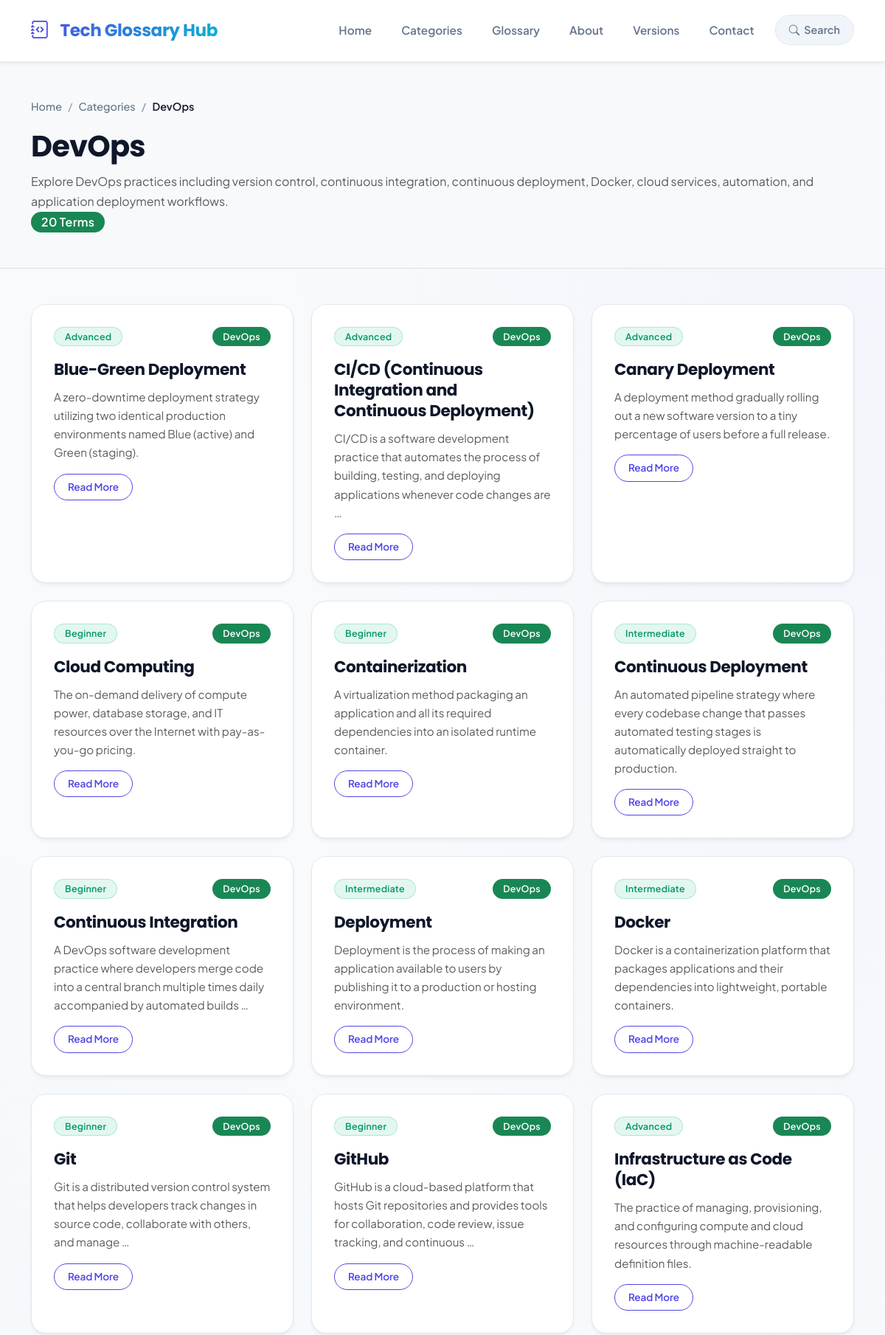
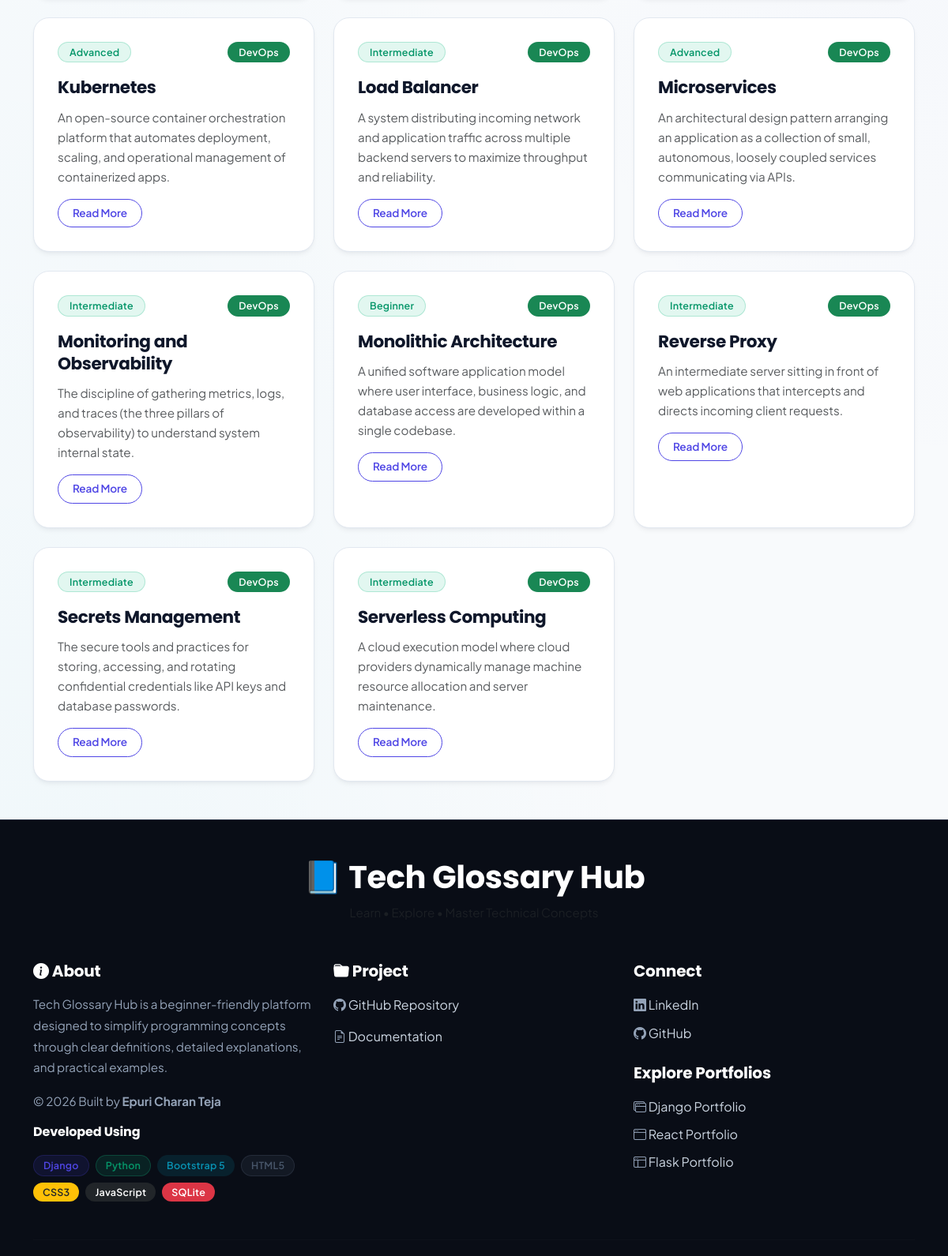
/categories/devops/ (upper part), run on the app's committed database (2 pictures, top to bottom).
### glossary/models.py (models this page shows, shortened)
class Category(models.Model):
    name = models.CharField(max_length=100, unique=True)
    slug = models.SlugField(unique=True, blank=True)
    description = models.TextField()
    icon = models.CharField(
        max_length=50,
        blank=True,
        help_text="Bootstrap Icons class name (e.g. bi-code-slash)"
    )
    color = models.CharField(
        max_length=20,
        default="#0d6efd",
        help_text="Hex color code"
    )
    created_at = models.DateTimeField(auto_now_add=True)
    updated_at = models.DateTimeField(auto_now=True)
    class Meta:
        ordering = ["name"]
        verbose_name_plural = "Categories"

class GlossaryTerm(models.Model):
    category = models.ForeignKey(
        Category,
        on_delete=models.CASCADE,
        related_name="terms"
    )
    title = models.CharField(max_length=200, unique=True)
    slug = models.SlugField(
        unique=True,
        blank=True
    )
    definition = models.TextField()
    explanation = models.TextField()
    example = models.TextField()
    difficulty = models.CharField(
        max_length=20,
        choices=DifficultyChoices.choices,
        default=DifficultyChoices.BEGINNER
    )
    is_featured = models.BooleanField(default=False)
    created_at = models.DateTimeField(auto_now_add=True)
    updated_at = models.DateTimeField(auto_now=True)
    class Meta:
        ordering = ["title"]

### glossary/views.py (the view)
def category_detail(request, slug):
    category = get_object_or_404(
        Category,
        slug=slug
    )
    terms = (
        GlossaryTerm.objects
        .select_related("category")
        .filter(category=category)
    )
    context = {
        "category": category,
        "terms": terms,
    }
    return render(
        request,
        "glossary/category_detail.html",
        context
    )

### templates/glossary/category_detail.html (shortened to what this page needs)
{% extends "glossary/base.html" %}
{% block content %}
<section class="bg-light py-5 border-bottom">
    <div class="container">
        <nav aria-label="breadcrumb">
            <ol class="breadcrumb mb-3">
                <li class="breadcrumb-item">
                    <a href="{% url 'home' %}">Home</a>
                </li>
                <li class="breadcrumb-item">
                    <a href="{% url 'category_list' %}">Categories</a>
                </li>
                <li class="breadcrumb-item active" aria-current="page">
                    {{ category.name }}
                </li>
            </ol>
        </nav>
        <div class="d-flex justify-content-between align-items-center flex-wrap">
            <div>
                <h1 class="fw-bold mb-2">
                    {{ category.name }}
                </h1>
                <p class="text-muted mb-0">
                    {{ category.description }}
                </p>
            </div>
            <span
                class="badge fs-6"
                style="background: {{ category.color }};">
                {{ terms|length }} Terms
            </span>
        </div>
    </div>
</section>
<section class="py-5">
    <div class="container">
        {% if terms %}
        <div class="row g-4">
            {% for term in terms %}
            <div class="col-lg-4 col-md-6">
                <div class="card glossary-card h-100">
                    <div class="card-body">
                        <div class="d-flex justify-content-between mb-3">
                            <span class="badge bg-success">
                                {{ term.difficulty }}
                            </span>
                            <span
                                class="badge"
                                style="background: {{ category.color }};">
                                {{ category.name }}
                            </span>
                        </div>
                        <h4>
                            {{ term.title }}
                        </h4>
                        <p class="text-muted">
                            {{ term.definition|truncatewords:20 }}
                        </p>
                        <a
                            href="{% url 'glossary_detail' term.slug %}"
                            class="btn btn-outline-primary btn-sm">
                            Read More
                        </a>
                    </div>
                </div>
            </div>
            {% endfor %}
        </div>
        {% endif %}
    </div>
</section>
{% endblock %}

### static/css/style.css (style rules this page uses)
:root { --primary: #4f46e5; --primary-light: #6366f1; --primary-dark: #3730a3; --primary-rgb: 79, 70, 229; --accent: #06b6d4; --accent-rgb: 6, 182, 212; --accent-teal: #10b981; --secondary: #0f172a; --secondary-dark: #090d16; --secondary-light: #1e293b; --background: #f8fafc; --surface: #ffffff; --surface-glass: rgba(255, 255, 255, 0.88); --text: #0f172a; --text-muted: #64748b; --text-light: #94a3b8; --border: #e2e8f0; --border-light: #f1f5f9; --shadow-xs: 0 1px 3px rgba(15, 23, 42, 0.04); --shadow-sm: 0 4px 6px -1px rgba(15, 23, 42, 0.05), 0 2px 4px -2px rgba(15, 23, 42, 0.04); --shadow-md: 0 10px 25px -5px rgba(15, 23, 42, 0.07), 0 8px 10px -6px rgba(15, 23, 42, 0.04); --shadow-lg: 0 20px 35px -10px rgba(15, 23, 42, 0.1), 0 10px 15px -5px rgba(15, 23, 42, 0.04); --shadow-xl: 0 25px 50px -12px rgba(15, 23, 42, 0.18); --shadow-glow: 0 10px 30px rgba(79, 70, 229, 0.25); --radius-sm: 10px; --radius-md: 14px; --radius-lg: 20px; --radius-xl: 26px; --radius-full: 9999px; --transition: all 0.25s cubic-bezier(0.4, 0, 0.2, 1); --transition-bounce: all 0.35s cubic-bezier(0.34, 1.56, 0.64, 1); }
*, *::before, *::after { margin: 0; padding: 0; box-sizing: border-box; }
html { scroll-behavior: smooth; font-size: 16px; }
body { font-family: "Plus Jakarta Sans", "Inter", -apple-system, BlinkMacSystemFont, sans-serif; background-color: var(--background); background-image: radial-gradient(at 100% 0%, rgba(99, 102, 241, 0.04) 0px, transparent 50%), radial-gradient(at 0% 100%, rgba(6, 182, 212, 0.04) 0px, transparent 50%); color: var(--text); line-height: 1.7; -webkit-font-smoothing: antialiased; -moz-osx-font-smoothing: grayscale; }
section { padding: 85px 0; }
a { text-decoration: none; color: var(--primary); transition: var(--transition); }
h1, h2, h3, h4, h5, h6 { font-family: "Poppins", "Plus Jakarta Sans", sans-serif; font-weight: 700; color: var(--secondary); letter-spacing: -0.02em; line-height: 1.3; }
.card { border: 1px solid var(--border); border-radius: var(--radius-lg); background: var(--surface); box-shadow: var(--shadow-xs); transition: var(--transition); }
.card-body { padding: 30px; }
.category-card, .glossary-card { border: 1px solid #e2e8f0; background: var(--surface); border-radius: var(--radius-lg); box-shadow: var(--shadow-sm); transition: var(--transition); display: flex; flex-direction: column; }
.category-card h4, .glossary-card h4 { font-size: 1.35rem; font-weight: 700; margin: 18px 0 10px; color: var(--secondary); }
.category-card p, .glossary-card p { color: var(--text-muted); font-size: 0.95rem; line-height: 1.65; }
.btn { border-radius: var(--radius-full); padding: 10px 24px; font-weight: 600; font-size: 0.95rem; letter-spacing: -0.01em; display: inline-flex; align-items: center; justify-content: center; gap: 8px; transition: var(--transition); }
.btn-outline-primary { color: var(--primary); border: 1.5px solid var(--primary); background: transparent; }
.btn-sm { padding: 7px 18px; font-size: 0.85rem; border-radius: var(--radius-full); }
.badge { padding: 6px 14px; border-radius: var(--radius-full); font-size: 0.78rem; font-weight: 600; letter-spacing: 0.02em; display: inline-flex; align-items: center; gap: 4px; }
.badge.bg-success { background-color: rgba(16, 185, 129, 0.12) !important; color: #059669 !important; border: 1px solid rgba(16, 185, 129, 0.25); }
.breadcrumb { margin: 0; padding: 0; background: transparent; font-size: 0.9rem; font-weight: 500; }
.breadcrumb-item a { color: var(--text-muted); }
.breadcrumb-item.active { color: var(--secondary); font-weight: 600; }
.breadcrumb-item + .breadcrumb-item::before { color: var(--text-light); }

### data on the page
Category: name "DevOps", description "Explore DevOps practices including version control, continuous integration, continuous deployment, Docker, cloud services, automation, and application deployment workflows."
GlossaryTerm: difficulty "Advanced", title "Blue-Green Deployment", definition "A zero-downtime deployment strategy utilizing two identical production environments named Blue (active) and Green (staging)."
GlossaryTerm: difficulty "Advanced", title "CI/CD (Continuous Integration and Continuous Deployment)", definition "CI/CD is a software development practice that automates the process of building, testing, and deploying applications whenever code changes are …"
GlossaryTerm: difficulty "Advanced", title "Canary Deployment", definition "A deployment method gradually rolling out a new software version to a tiny percentage of users before a full release."
GlossaryTerm: difficulty "Beginner", title "Cloud Computing", definition "The on-demand delivery of compute power, database storage, and IT resources over the Internet with pay-as-you-go pricing."
GlossaryTerm: difficulty "Beginner", title "Containerization", definition "A virtualization method packaging an application and all its required dependencies into an isolated runtime container."
GlossaryTerm: difficulty "Intermediate", title "Continuous Deployment", definition "An automated pipeline strategy where every codebase change that passes automated testing stages is automatically deployed straight to production."
GlossaryTerm: difficulty "Beginner", title "Continuous Integration", definition "A DevOps software development practice where developers merge code into a central branch multiple times daily accompanied by automated builds …"
GlossaryTerm: difficulty "Intermediate", title "Deployment", definition "Deployment is the process of making an application available to users by publishing it to a production or hosting environment."
GlossaryTerm: difficulty "Intermediate", title "Docker", definition "Docker is a containerization platform that packages applications and their dependencies into lightweight, portable containers."
GlossaryTerm: difficulty "Beginner", title "Git", definition "Git is a distributed version control system that helps developers track changes in source code, collaborate with others, and manage …"
GlossaryTerm: difficulty "Beginner", title "GitHub", definition "GitHub is a cloud-based platform that hosts Git repositories and provides tools for collaboration, code review, issue tracking, and continuous …"
GlossaryTerm: difficulty "Advanced", title "Infrastructure as Code (IaC)", definition "The practice of managing, provisioning, and configuring compute and cloud resources through machine-readable definition files."
GlossaryTerm: difficulty "Advanced", title "Kubernetes", definition "An open-source container orchestration platform that automates deployment, scaling, and operational management of containerized apps."
GlossaryTerm: difficulty "Intermediate", title "Load Balancer", definition "A system distributing incoming network and application traffic across multiple backend servers to maximize throughput and reliability."
GlossaryTerm: difficulty "Advanced", title "Microservices", definition "An architectural design pattern arranging an application as a collection of small, autonomous, loosely coupled services communicating via APIs."
GlossaryTerm: difficulty "Intermediate", title "Monitoring and Observability", definition "The discipline of gathering metrics, logs, and traces (the three pillars of observability) to understand system internal state."
GlossaryTerm: difficulty "Beginner", title "Monolithic Architecture", definition "A unified software application model where user interface, business logic, and database access are developed within a single codebase."
GlossaryTerm: difficulty "Intermediate", title "Reverse Proxy", definition "An intermediate server sitting in front of web applications that intercepts and directs incoming client requests."
GlossaryTerm: difficulty "Intermediate", title "Secrets Management", definition "The secure tools and practices for storing, accessing, and rotating confidential credentials like API keys and database passwords."
GlossaryTerm: difficulty "Intermediate", title "Serverless Computing", definition "A cloud execution model where cloud providers dynamically manage machine resource allocation and server maintenance."

### other printed values
{{ terms|length }} "20"
